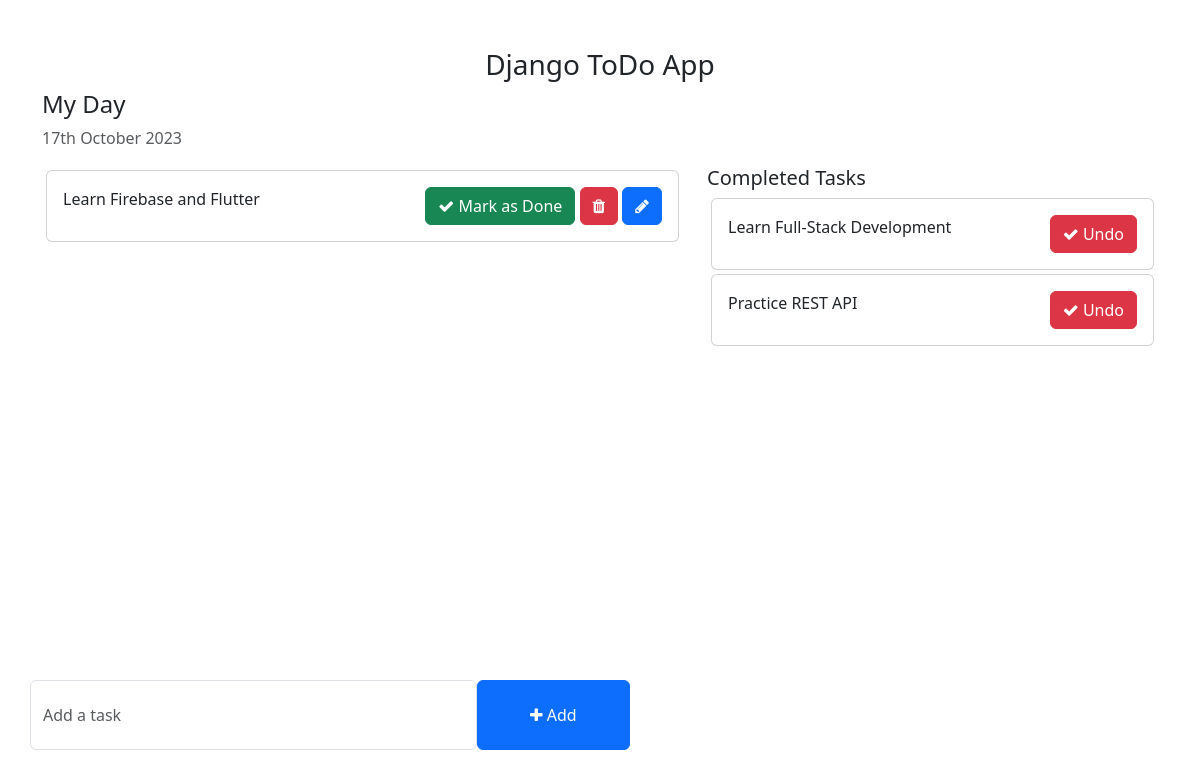
The page / on the database its author committed.
### todo_list/models.py (models this page shows, shortened)
class Task(models.Model):
    task = models.CharField(max_length=254)
    is_completed = models.BooleanField(default=False)
    create_on = models.DateTimeField(auto_now_add=True)
    updated_on = models.DateTimeField(auto_now_add=True)

### to_do_app/views.py (the view)
# urls.py: 2. Add a URL to urlpatterns:  path('', views.home, name='home')
def home(request):
    tasks = Task.objects.filter(is_completed=False).order_by('-updated_on')
    completed_task = Task.objects.filter(is_completed=True).order_by('-updated_on')
    context = {
        'tasks': tasks,
        'completed_task': completed_task,
    }
    return render(request, 'home.html', context)

### templates/home.html (shortened to what this page needs)
<!DOCTYPE html>
<html lang="en">
<head>
    <link href="https://cdn.jsdelivr.net/npm/bootstrap@5.3.0-alpha1/dist/css/bootstrap.min.css" rel="stylesheet">
    <link rel="stylesheet" href="https://cdnjs.cloudflare.com/ajax/libs/font-awesome/4.7.0/css/font-awesome.min.css">
</head>
<body>
    <div class="container">
        <h3 class="pt-5 text-center">Django ToDo App</h3>
        <div class="row">
            <h4>My Day</h4>
            <p class="text-muted">{% now "jS F Y" %}</p>
            <div class="col-md-7 col-lg-7" style="height: 450px; overflow: scroll;">
                {% for task in tasks %}
                    <div class="card m-1">
                        <div class="card-body">
                            {{ task.task }}
                            <span style="position: relative; float: right;">
                                <a href="{% url 'mark_as_done' task.pk %}" class="btn btn-success"><i class="fa fa-check"></i> Mark as Done</a>
                                <a href="{% url 'delete_task' task.pk %}" class="btn btn-danger"><i class="fa fa-trash"></i></a>
                                <a href="{% url 'edit_task' task.id %}" class="btn btn-primary"><i class="fa fa-pencil"></i></a>
                            </span>
                        </div>
                    </div>
                {% endfor %}
            </div>
            <div class="col-md-5 col-lg-5">
                <h5>Completed Tasks</h5>
                {% for task in completed_task %}
                <div class="card m-1">
                    <div class="card-body">
                        {{ task.task }}
                        <span style=" float: right;">
                            <a href="{% url 'mark_as_undone' task.pk %}" class="btn btn-danger"><i class="fa fa-check"></i> Undo</a>
                        </span>
                    </div>
                </div>
                {% endfor %}
            </div>
        </div>
        <div class="row">
            <div class="col-md-6 col-lg-6 p-0" style="position: absolute; bottom: 50px;">
                <form action="{% url 'add_task' %}" method="POST">
                    <div class="form-group">
                        <span style="display: flex;">
                            <input name="task" type="text" class="form-control" placeholder="Add a task">
                            <button type="submit" class="btn btn-primary" style="width: 200px;"><i class="fa fa-plus"></i> Add</button>
                        </span>
                    </div>
                </form>
            </div>
        </div>
    </div>
</body>
</html>

### templates/home.html (style rules this page uses)
.form-control { padding: 1.375rem .75rem !important; }

### rows shown on the page
Task: task "Learn Firebase and Flutter"
Task: task "Learn Full-Stack Development"
Task: task "Practice REST API"
